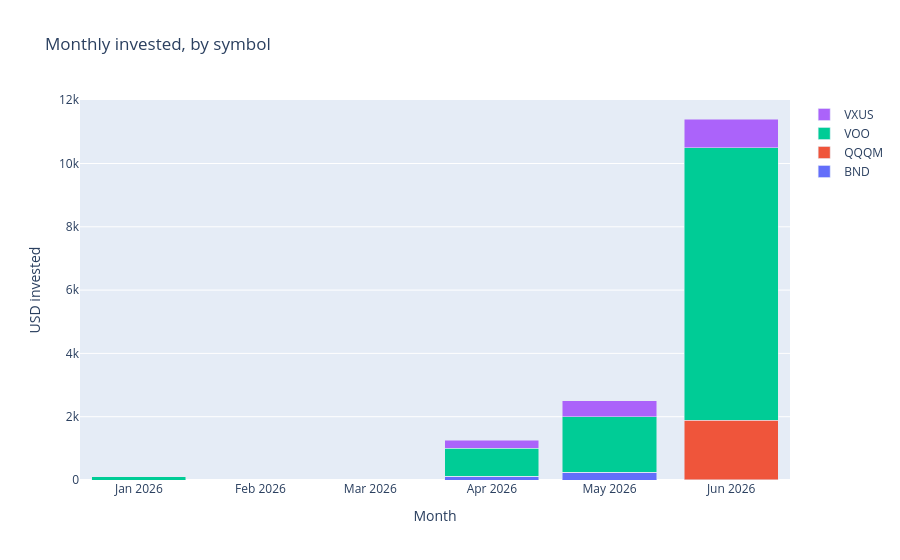

The code cell stored with this chart in its notebook:
### Code cell
visualization.plot_monthly_invested(monthly).show()

### Figure 1 — Plotly figure (JSON) as saved in the notebook; plotly's stock layout.template omitted (floating-point values rounded to 4 significant figures)
{"data": [{"name": "BND", "type": "bar", "x": ["2026-01", "2026-04", "2026-05", "2026-06"], "y": [0.0, 126.0, 250.3, 0.8792]}, {"name": "QQQM", "type": "bar", "x": ["2026-01", "2026-04", "2026-05", "2026-06"], "y": [0.0, 0.0, 0.0, 1890.0]}, {"name": "VOO", "type": "bar", "x": ["2026-01", "2026-04", "2026-05", "2026-06"], "y": [97.02, 876.0, 1750.0, 8613.0]}, {"name": "VXUS", "type": "bar", "x": ["2026-01", "2026-04", "2026-05", "2026-06"], "y": [0.0, 251.0, 500.0, 902.5]}], "layout": {"barmode": "stack", "title": {"text": "Monthly invested, by symbol"}, "xaxis": {"title": {"text": "Month"}}, "yaxis": {"title": {"text": "USD invested"}}}}
